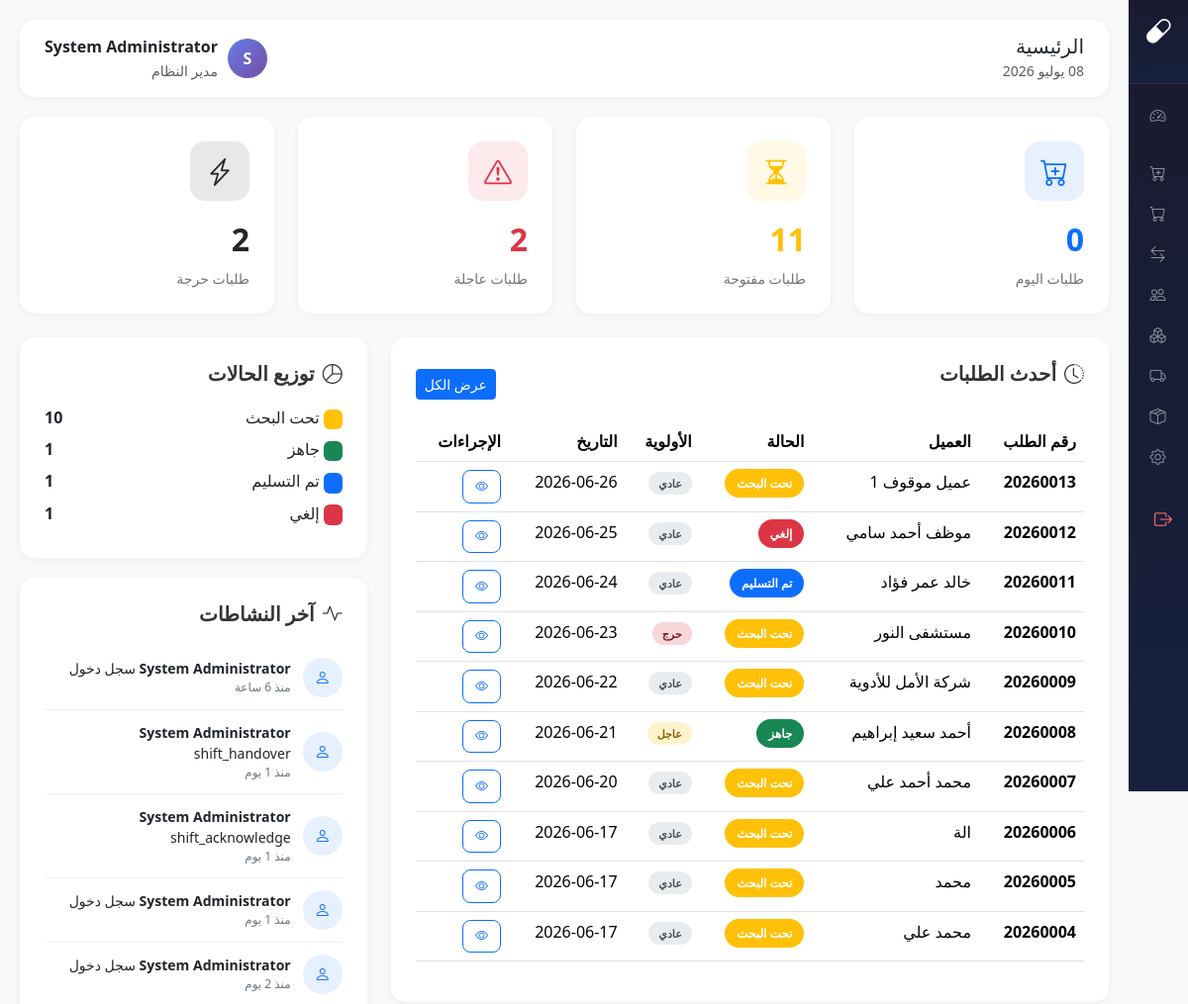
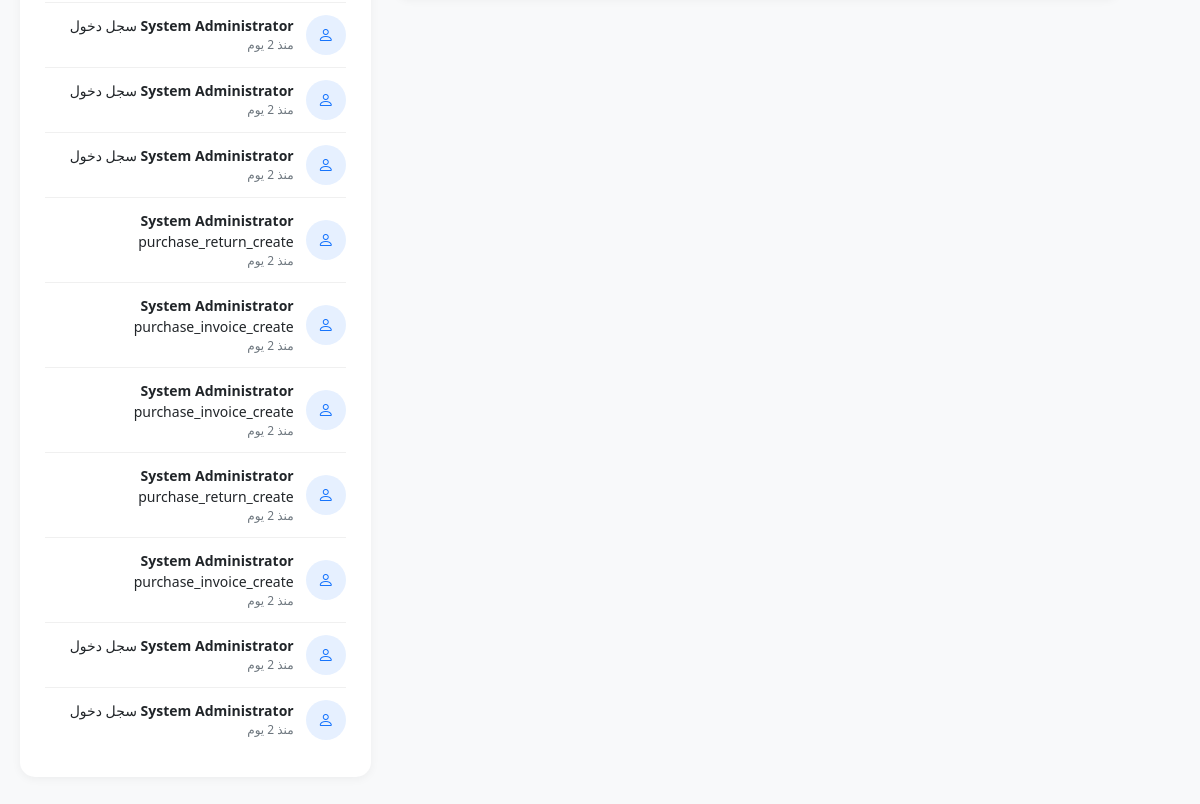
The page /modules/customer-requests/index.php (signed in) on the database its author committed (2 pictures, top to bottom).
### tables this page shows
CREATE TABLE `orders` (
  `id` int(11) NOT NULL,
  `order_number` varchar(20) NOT NULL,
  `customer_id` int(11) DEFAULT NULL,
  `customer_code` varchar(50) DEFAULT NULL,
  `customer_name` varchar(100) NOT NULL,
  `customer_phone` varchar(20) DEFAULT NULL,
  `customer_phone2` varchar(20) DEFAULT NULL,
  `customer_address` varchar(255) DEFAULT NULL,
  `branch_code` varchar(20) DEFAULT NULL,
  `order_date` datetime DEFAULT current_timestamp(),
  `priority` enum('normal','urgent','critical') DEFAULT 'normal',
  `status_id` int(11) DEFAULT 1,
  `total_items` int(11) DEFAULT 0,
  `notes` text DEFAULT NULL,
  `created_by` int(11) NOT NULL,
  `created_at` timestamp NOT NULL DEFAULT current_timestamp(),
  `updated_by` int(11) DEFAULT NULL,
  `updated_at` timestamp NULL DEFAULT NULL,
  `total_discount_type` enum('percentage','fixed') DEFAULT NULL,
  `total_discount_value` decimal(10,2) DEFAULT 0.00,
  `final_total` decimal(10,2) DEFAULT 0.00
);

CREATE TABLE `order_statuses` (
  `id` int(11) NOT NULL,
  `status_name` varchar(50) NOT NULL,
  `status_color` varchar(20) DEFAULT '#6c757d',
  `sort_order` int(11) DEFAULT 0,
  `is_default` tinyint(1) DEFAULT 0,
  `is_final` tinyint(1) DEFAULT 0,
  `is_active` tinyint(1) DEFAULT 1,
  `created_at` timestamp NOT NULL DEFAULT current_timestamp(),
  `updated_at` timestamp NOT NULL DEFAULT current_timestamp() ON UPDATE current_timestamp()
);

CREATE TABLE `activity_logs` (
  `id` int(11) NOT NULL,
  `user_id` int(11) DEFAULT NULL,
  `user_name` varchar(100) DEFAULT NULL,
  `action` varchar(50) NOT NULL,
  `table_name` varchar(50) DEFAULT NULL,
  `record_id` int(11) DEFAULT NULL,
  `old_value` text DEFAULT NULL,
  `new_value` text DEFAULT NULL,
  `ip_address` varchar(50) DEFAULT NULL,
  `created_at` timestamp NOT NULL DEFAULT current_timestamp()
);

CREATE TABLE `users` (
  `id` int(11) NOT NULL,
  `username` varchar(50) NOT NULL,
  `password` varchar(255) NOT NULL,
  `full_name` varchar(100) NOT NULL,
  `role` enum('admin','pharmacist','purchaser','cashier') DEFAULT 'pharmacist',
  `branch_code` varchar(20) DEFAULT NULL,
  `phone` varchar(20) DEFAULT NULL,
  `is_active` tinyint(1) DEFAULT 1,
  `last_login` datetime DEFAULT NULL,
  `created_at` timestamp NOT NULL DEFAULT current_timestamp(),
  `updated_at` timestamp NOT NULL DEFAULT current_timestamp() ON UPDATE current_timestamp()
);

### core/config.php (called while the page is built, shortened)
<?php
function timeAgo($datetime) {
    $time = strtotime($datetime);
    $now = time();
    $diff = $now - $time;
    if ($diff < 86400) return 'منذ ' . floor($diff / 3600) . ' ساعة';
    if ($diff < 604800) return 'منذ ' . floor($diff / 86400) . ' يوم';
    return date('Y-m-d', $time);
}
function arabicDate($date) {
    $d = new DateTime($date);
    $day = $d->format('d');
    $month = AR_MONTHS[(int)$d->format('m') - 1];
    $year = $d->format('Y');
    return "$day $month $year";
}

### modules/customer-requests/index.php (the view, shortened to what this page needs)
<?php
require_once __DIR__ . '/../../core/config.php';
$db = getDB();
$stats = [];
$stmt = $db->query("SELECT COUNT(*) as count FROM orders WHERE DATE(order_date) = CURDATE()");
$stats['today_orders'] = $stmt->fetch()['count'];
$stmt = $db->query("SELECT COUNT(*) as count FROM orders o
    JOIN order_statuses os ON o.status_id = os.id
    WHERE os.is_final = 0");
$stats['open_orders'] = $stmt->fetch()['count'];
$stmt = $db->query("SELECT COUNT(*) as count FROM orders WHERE priority = 'urgent' AND status_id IN (SELECT id FROM order_statuses WHERE is_final = 0)");
$stats['urgent_orders'] = $stmt->fetch()['count'];
$stmt = $db->query("SELECT COUNT(*) as count FROM orders WHERE priority = 'critical' AND status_id IN (SELECT id FROM order_statuses WHERE is_final = 0)");
$stats['critical_orders'] = $stmt->fetch()['count'];
$stmt = $db->query("SELECT o.*, os.status_name, os.status_color, u.full_name as creator_name
    FROM orders o
    JOIN order_statuses os ON o.status_id = os.id
    JOIN users u ON o.created_by = u.id
    ORDER BY o.created_at DESC LIMIT 10");
$recent_orders = $stmt->fetchAll();
$stmt = $db->query("SELECT os.status_name, os.status_color, COUNT(o.id) as count
    FROM order_statuses os
    LEFT JOIN orders o ON os.id = o.status_id
    WHERE os.is_active = 1
    GROUP BY os.id, os.status_name, os.status_color
    ORDER BY os.sort_order");
$status_dist = $stmt->fetchAll();
$stmt = $db->query("SELECT al.*, u.full_name as user_name
    FROM activity_logs al
    LEFT JOIN users u ON al.user_id = u.id
    ORDER BY al.created_at DESC LIMIT 15");
$activities = $stmt->fetchAll();
$page_title = 'الرئيسية';
?>
<!DOCTYPE html>
<html lang="ar" dir="rtl">
<head>
    <link href="https://cdn.jsdelivr.net/npm/bootstrap@5.3.2/dist/css/bootstrap.rtl.min.css" rel="stylesheet">
    <link href="https://cdn.jsdelivr.net/npm/bootstrap-icons@1.11.1/font/bootstrap-icons.css" rel="stylesheet">
    <link href="https://cdn.datatables.net/1.13.7/css/dataTables.bootstrap5.min.css" rel="stylesheet">
</head>
<body>
<?php require_once __DIR__ . '/../../includes/sidebar.php'; ?>
    <div class="main-content">
        <div class="topbar">
            <div>
                <h5 class="mb-0"><?= $page_title ?></h5>
                <small class="text-muted"><?= arabicDate(date('Y-m-d')) ?></small>
            </div>
            <div class="d-flex align-items-center">
                <div class="user-avatar"><?= mb_substr($_SESSION['user_name'], 0, 1) ?></div>
                <div>
                    <div class="fw-bold"><?= $_SESSION['user_name'] ?></div>
                    <small class="text-muted"><?= $_SESSION['user_role'] === 'admin' ? 'مدير النظام' : 'صيدلي' ?></small>
                </div>
            </div>
        </div>
        <div class="row g-4 mb-4">
            <div class="col-md-3">
                <div class="stat-card">
                    <div class="stat-icon bg-primary bg-opacity-10 text-primary">
                        <i class="bi bi-cart-plus"></i>
                    </div>
                    <div class="stat-value text-primary"><?= $stats['today_orders'] ?></div>
                    <div class="stat-label">طلبات اليوم</div>
                </div>
            </div>
            <div class="col-md-3">
                <div class="stat-card">
                    <div class="stat-icon bg-warning bg-opacity-10 text-warning">
                        <i class="bi bi-hourglass-split"></i>
                    </div>
                    <div class="stat-value text-warning"><?= $stats['open_orders'] ?></div>
                    <div class="stat-label">طلبات مفتوحة</div>
                </div>
            </div>
            <div class="col-md-3">
                <div class="stat-card">
                    <div class="stat-icon bg-danger bg-opacity-10 text-danger">
                        <i class="bi bi-exclamation-triangle"></i>
                    </div>
                    <div class="stat-value text-danger"><?= $stats['urgent_orders'] ?></div>
                    <div class="stat-label">طلبات عاجلة</div>
                </div>
            </div>
            <div class="col-md-3">
                <div class="stat-card">
                    <div class="stat-icon bg-dark bg-opacity-10 text-dark">
                        <i class="bi bi-lightning-charge"></i>
                    </div>
                    <div class="stat-value text-dark"><?= $stats['critical_orders'] ?></div>
                    <div class="stat-label">طلبات حرجة</div>
                </div>
            </div>
        </div>
        <div class="row">
            <div class="col-lg-8">
                <div class="content-card">
                    <div class="d-flex justify-content-between align-items-center mb-3">
                        <h5><i class="bi bi-clock-history me-2"></i>أحدث الطلبات</h5>
                        <a href="orders.php" class="btn btn-sm btn-primary">عرض الكل</a>
                    </div>
                    <div class="table-responsive">
                        <table class="table table-hover">
                            <thead>
                                <tr>
                                    <th>رقم الطلب</th>
                                    <th>العميل</th>
                                    <th>الحالة</th>
                                    <th>الأولوية</th>
                                    <th>التاريخ</th>
                                    <th>الإجراءات</th>
                                </tr>
                            </thead>
                            <tbody>
                                <?php foreach ($recent_orders as $order): ?>
                                <tr>
                                    <td class="fw-bold"><?= $order['order_number'] ?></td>
                                    <td><?= $order['customer_name'] ?></td>
                                    <td>
                                        <span class="status-badge" style="background: <?= $order['status_color'] ?>">
                                            <?= $order['status_name'] ?>
                                        </span>
                                    </td>
                                    <td>
                                        <span class="priority-badge priority-<?= $order['priority'] ?>">
                                            <?= $order['priority'] === 'normal' ? 'عادي' : ($order['priority'] === 'urgent' ? 'عاجل' : 'حرج') ?>
                                        </span>
                                    </td>
                                    <td><?= timeAgo($order['created_at']) ?></td>
                                    <td>
                                        <a href="orders.php?view=<?= $order['id'] ?>" class="btn btn-sm btn-outline-primary btn-action">
                                            <i class="bi bi-eye"></i>
                                        </a>
                                    </td>
                                </tr>
                                <?php endforeach; ?>
                            </tbody>
                        </table>
                    </div>
                </div>
            </div>
            <div class="col-lg-4">
                <div class="content-card">
                    <h5><i class="bi bi-pie-chart me-2"></i>توزيع الحالات</h5>
                    <?php foreach ($status_dist as $status): ?>
                    <div class="d-flex justify-content-between align-items-center mb-2">
                        <span>
                            <span class="badge" style="background: <?= $status['status_color'] ?>">&nbsp;</span>
                            <?= $status['status_name'] ?>
                        </span>
                        <span class="fw-bold"><?= $status['count'] ?></span>
                    </div>
                    <?php endforeach; ?>
                </div>
                <div class="content-card">
                    <h5><i class="bi bi-activity me-2"></i>آخر النشاطات</h5>
                    <?php foreach ($activities as $activity): ?>
                    <div class="activity-item">
                        <div class="activity-icon bg-primary bg-opacity-10 text-primary">
                            <i class="bi bi-person"></i>
                        </div>
                        <div class="activity-content">
                            <div class="small">
                                <strong><?= $activity['user_name'] ?? 'System' ?></strong>
                                <?= $activity['action'] === 'login' ? 'سجل دخول' : ($activity['action'] === 'create' ? 'أضاف طلب جديد' : ($activity['action'] === 'update' ? 'عدل طلب' : $activity['action'])) ?>
                            </div>
                            <div class="activity-time"><?= timeAgo($activity['created_at']) ?></div>
                        </div>
                    </div>
                    <?php endforeach; ?>
                </div>
            </div>
        </div>
    </div>
</body>
</html>

### modules/customer-requests/index.php (style rules this page uses)
:root { --primary: #667eea; --secondary: #764ba2; --success: #198754; --warning: #ffc107; --danger: #dc3545; --info: #0dcaf0; }
body { background: #f8f9fa; font-family: 'Segoe UI', Tahoma, Geneva, Verdana, sans-serif; }
.main-content { margin-right: 260px; padding: 20px; }
.topbar { background: white; border-radius: 15px; padding: 15px 25px; margin-bottom: 20px; box-shadow: 0 2px 10px rgba(0,0,0,0.05); display: flex; justify-content: space-between; align-items: center; }
.stat-card { background: white; border-radius: 15px; padding: 25px; box-shadow: 0 2px 10px rgba(0,0,0,0.05); transition: transform 0.2s; border: none; }
.stat-icon { width: 60px; height: 60px; border-radius: 15px; display: flex; align-items: center; justify-content: center; font-size: 28px; margin-bottom: 15px; }
.stat-value { font-size: 32px; font-weight: 700; margin-bottom: 5px; }
.stat-label { color: #6c757d; font-size: 14px; }
.content-card { background: white; border-radius: 15px; padding: 25px; box-shadow: 0 2px 10px rgba(0,0,0,0.05); margin-bottom: 20px; }
.content-card h5 { margin-bottom: 20px; color: #333; font-weight: 700; }
.status-badge { padding: 6px 12px; border-radius: 20px; font-size: 12px; font-weight: 600; color: white; }
.priority-badge { padding: 4px 10px; border-radius: 15px; font-size: 11px; font-weight: 600; }
.priority-normal { background: #e9ecef; color: #495057; }
.priority-urgent { background: #fff3cd; color: #856404; }
.priority-critical { background: #f8d7da; color: #721c24; }
.activity-item { padding: 12px 0; border-bottom: 1px solid #f0f0f0; display: flex; align-items: center; }
.activity-item:last-child { border-bottom: none; }
.activity-icon { width: 40px; height: 40px; border-radius: 50%; display: flex; align-items: center; justify-content: center; margin-left: 12px; font-size: 16px; flex-shrink: 0; }
.activity-content { flex: 1; }
.activity-time { color: #6c757d; font-size: 12px; }
.user-avatar { width: 40px; height: 40px; border-radius: 50%; background: linear-gradient(135deg, var(--primary), var(--secondary)); color: white; display: flex; align-items: center; justify-content: center; font-weight: 700; margin-left: 10px; }
.btn-action { padding: 6px 12px; border-radius: 8px; font-size: 13px; }

### includes/sidebar.php (style rules this page uses)
.main-content { margin-right: 60px !important; transition: margin-right 0.35s ease; }

### rows shown on the page
orders: total_items "2", order_number "20260007", customer_name "محمد أحمد علي", status.status_name "تحت البحث", priority "عادي", created_at "2026-06-20"
orders: order_number "20260013", customer_name "عميل موقوف 1", status.status_name "تحت البحث", priority "عادي", created_at "2026-06-26"
orders: order_number "20260012", customer_name "موظف أحمد سامي", status.status_name "إلغي", priority "عادي", created_at "2026-06-25"
orders: order_number "20260011", customer_name "خالد عمر فؤاد", status.status_name "تم التسليم", priority "عادي", created_at "2026-06-24"
orders: order_number "20260010", customer_name "مستشفى النور", status.status_name "تحت البحث", priority "حرج", created_at "2026-06-23"
orders: order_number "20260009", customer_name "شركة الأمل للأدوية", status.status_name "تحت البحث", priority "عادي", created_at "2026-06-22"
orders: order_number "20260008", customer_name "أحمد سعيد إبراهيم", status.status_name "جاهز", priority "عاجل", created_at "2026-06-21"
orders: order_number "20260006", customer_name "الة", status.status_name "تحت البحث", priority "عادي", created_at "2026-06-17"
orders: order_number "20260005", customer_name "محمد", status.status_name "تحت البحث", priority "عادي", created_at "2026-06-17"
orders: order_number "20260004", customer_name "محمد علي", status.status_name "تحت البحث", priority "عادي", created_at "2026-06-17"
activity_logs: user.full_name "System Administrator", action "سجل دخول", created_at "منذ 6 ساعة"
activity_logs: user.full_name "System Administrator", action "shift_handover", created_at "منذ 1 يوم"
activity_logs: user.full_name "System Administrator", action "shift_acknowledge", created_at "منذ 1 يوم"
activity_logs: user.full_name "System Administrator", action "سجل دخول", created_at "منذ 1 يوم"
activity_logs: user.full_name "System Administrator", action "سجل دخول", created_at "منذ 2 يوم"
activity_logs: user.full_name "System Administrator", action "سجل دخول", created_at "منذ 2 يوم"
activity_logs: user.full_name "System Administrator", action "سجل دخول", created_at "منذ 2 يوم"
activity_logs: user.full_name "System Administrator", action "سجل دخول", created_at "منذ 2 يوم"
activity_logs: user.full_name "System Administrator", action "purchase_return_create", created_at "منذ 2 يوم"
activity_logs: user.full_name "System Administrator", action "purchase_invoice_create", created_at "منذ 2 يوم"
activity_logs: user.full_name "System Administrator", action "purchase_invoice_create", created_at "منذ 2 يوم"
activity_logs: user.full_name "System Administrator", action "purchase_return_create", created_at "منذ 2 يوم"
activity_logs: user.full_name "System Administrator", action "purchase_invoice_create", created_at "منذ 2 يوم"
activity_logs: user.full_name "System Administrator", action "سجل دخول", created_at "منذ 2 يوم"
activity_logs: user.full_name "System Administrator", action "سجل دخول", created_at "منذ 2 يوم"

### other values the page prints
$page_title "الرئيسية"
mb_substr($_SESSION['user_name'], 0, 1) "S"
$_SESSION['user_name'] "System Administrator"
$stats['today_orders'] "0"
$stats['open_orders'] "11"
$status['status_name'] "تحت البحث"
$status['count'] "10"
$status['status_name'] "جاهز"
$status['count'] "1"
$status['status_name'] "تم التسليم"
$status['status_name'] "إلغي"
